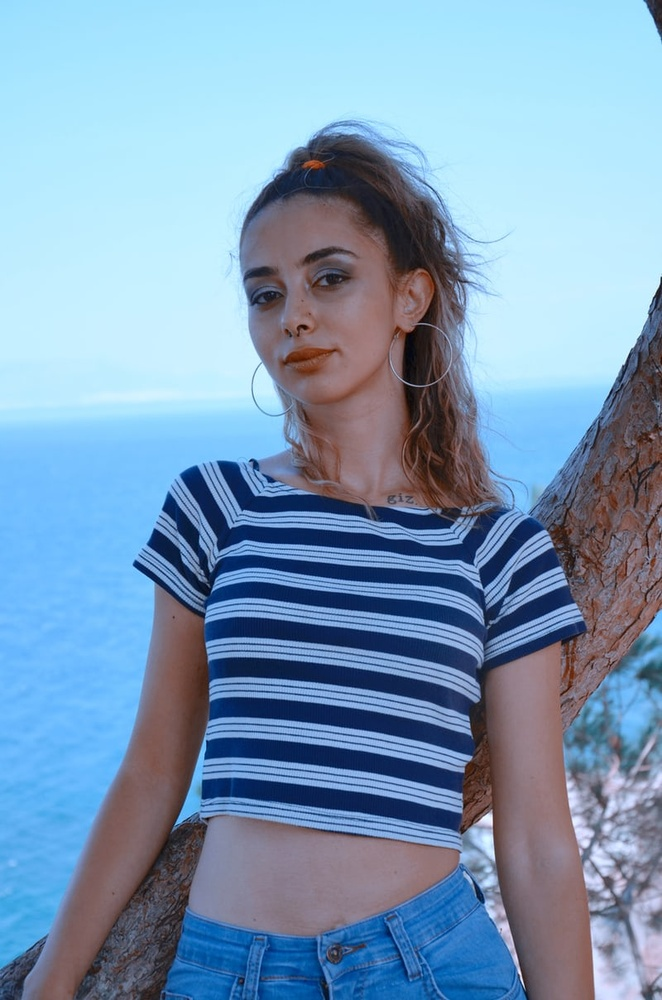
#> input picture Test_data/Test1.jpeg, 662 x 1000 px, shrunk from 800 x 1208 before the run
$ python -i filter.py   (imports and definitions only)
#> lines starting #> are read from the running program, lines starting #| are printed output that depends on the picture
#> further down, picture is the input picture: shape (1000, 662, 3); mean B, G, R 183.6, 154.6, 123.7
import cv2
import numpy as np
import argparse
from scipy.interpolate import UnivariateSpline


#greyscale filter
def greyscale(img):
    greyscale = cv2.cvtColor(img, cv2.COLOR_BGR2GRAY)
    return greyscale


# brightness adjustment
def bright(img, beta_value):
    img_bright = cv2.convertScaleAbs(img, beta=beta_value)
    return img_bright


#sharp effect
# [22 lines left out: functions sharpen, sepia, pencil_sketch_col, not called in this run]


#HDR effect
def HDR(img):
    hdr = cv2.detailEnhance(img, sigma_s=12, sigma_r=0.15)
    return  hdr


# Helper function
def LookupTable(x, y):
  spline = UnivariateSpline(x, y)
  return spline(range(256))


#summer effect
def summer(img):
    increaseLookupTable = LookupTable([0, 64, 128, 256], [0, 80, 160, 256])
    decreaseLookupTable = LookupTable([0, 64, 128, 256], [0, 50, 100, 256])
    blue_channel, green_channel,red_channel  = cv2.split(img)
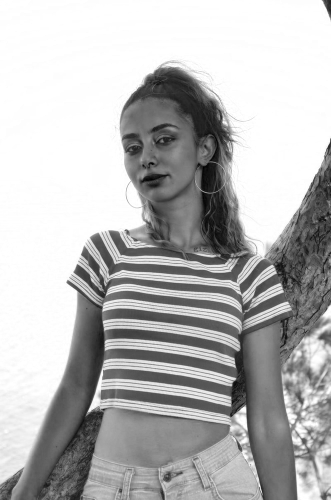
#> blue_channel: shape (1000, 662) (shown at 1/2 size); min 0, max 255, mean 183.6
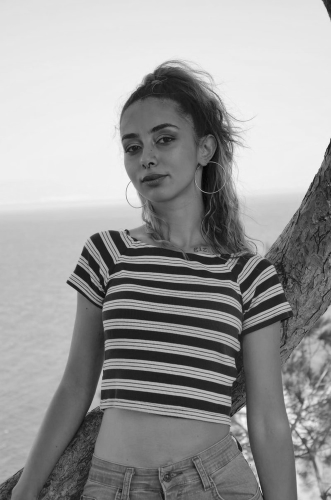
#> green_channel: shape (1000, 662) (shown at 1/2 size); min 0, max 255, mean 154.6
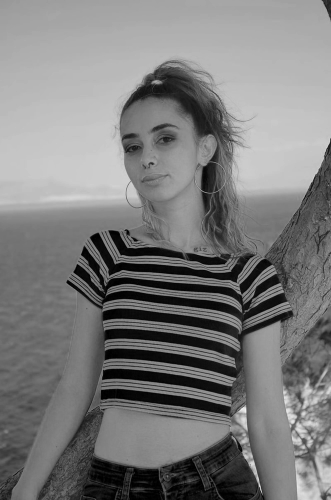
#> red_channel: shape (1000, 662) (shown at 1/2 size); min 0, max 251, mean 123.7
    red_channel = cv2.LUT(red_channel, increaseLookupTable).astype(np.uint8)
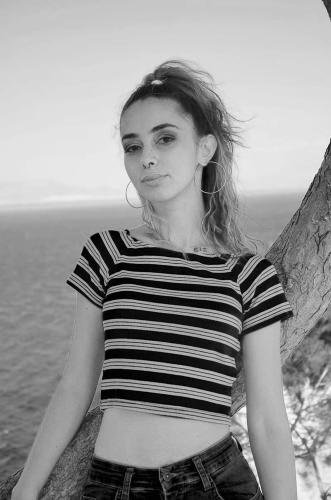
#> red_channel: shape (1000, 662) (shown at 1/2 size); min 0, max 255, mean 149.5
    blue_channel = cv2.LUT(blue_channel, decreaseLookupTable).astype(np.uint8)
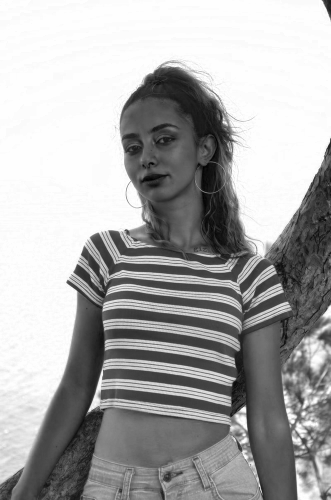
#> blue_channel: shape (1000, 662) (shown at 1/2 size); min 0, max 254, mean 170.2
    sum= cv2.merge((blue_channel, green_channel, red_channel ))
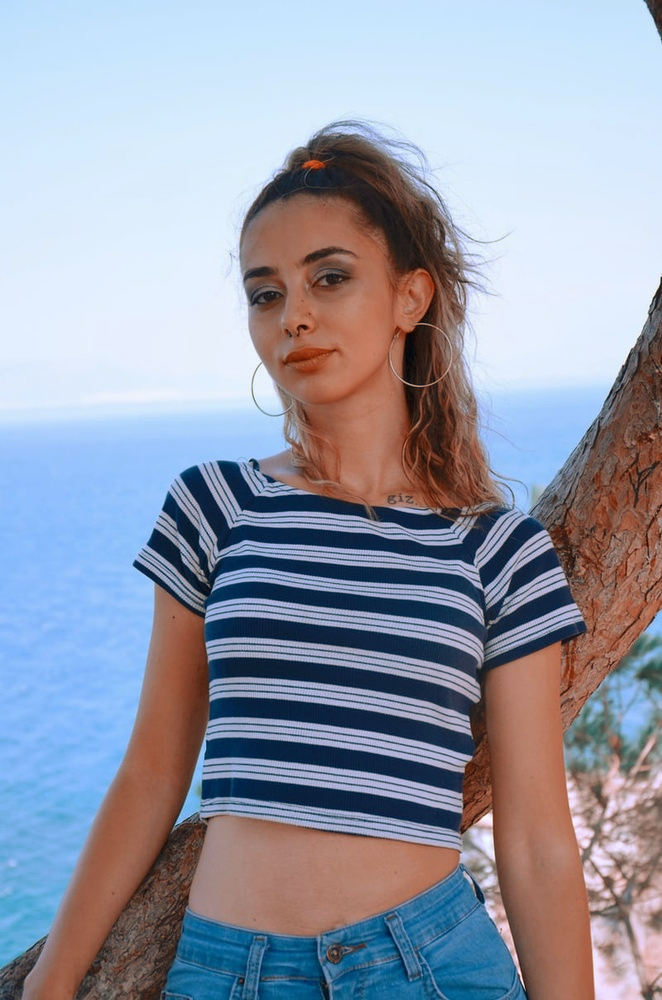
#> sum: shape (1000, 662, 3); mean B, G, R 170.2, 154.6, 149.5
    return sum


#winter effect
# [54 lines left out: functions winter, applyFilter, main, not called in this run]

# [2 lines not run here, left out]

>>> import cv2
>>> picture = cv2.imread('Test_data/Test1.jpeg')
>>> result = summer(picture)

$ run again, on Test_data/Test3.jpg
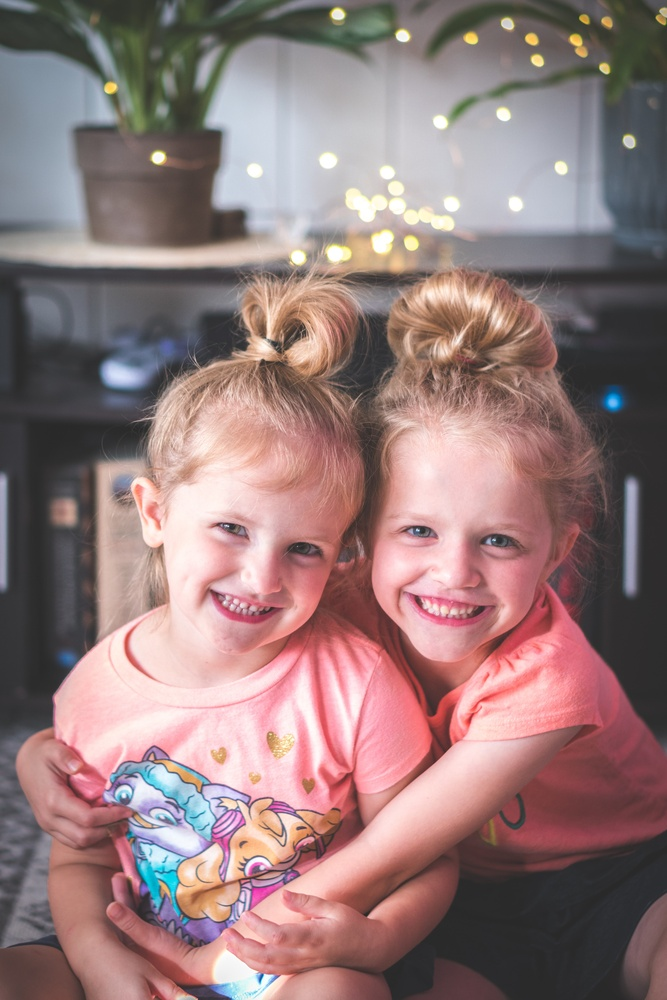
#> input picture Test_data/Test3.jpg, 667 x 1000 px, shrunk from 3761 x 5641 before the run
#> picture is the input picture: shape (1000, 667, 3); mean B, G, R 122.3, 122.6, 148.3
#> in summer, `blue_channel = cv2.LUT(blue_channel, decreaseLookupTable).astype(np.ui..`:
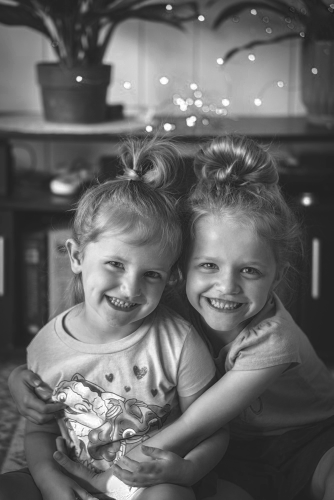
#> blue_channel: shape (1000, 667) (shown at 1/2 size); min 19, max 254, mean 100.8
#> in summer, `sum= cv2.merge((blue_channel, green_channel, red_channel ))`:
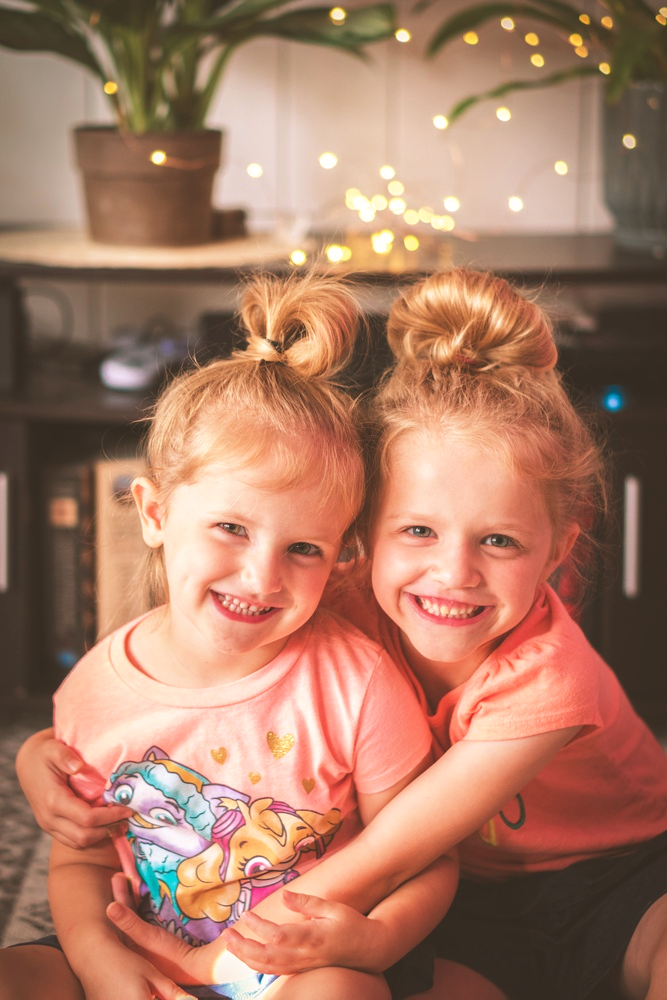
#> sum: shape (1000, 667, 3); mean B, G, R 100.8, 122.6, 169.5

$ run again, on Test_data/Test4.jpg
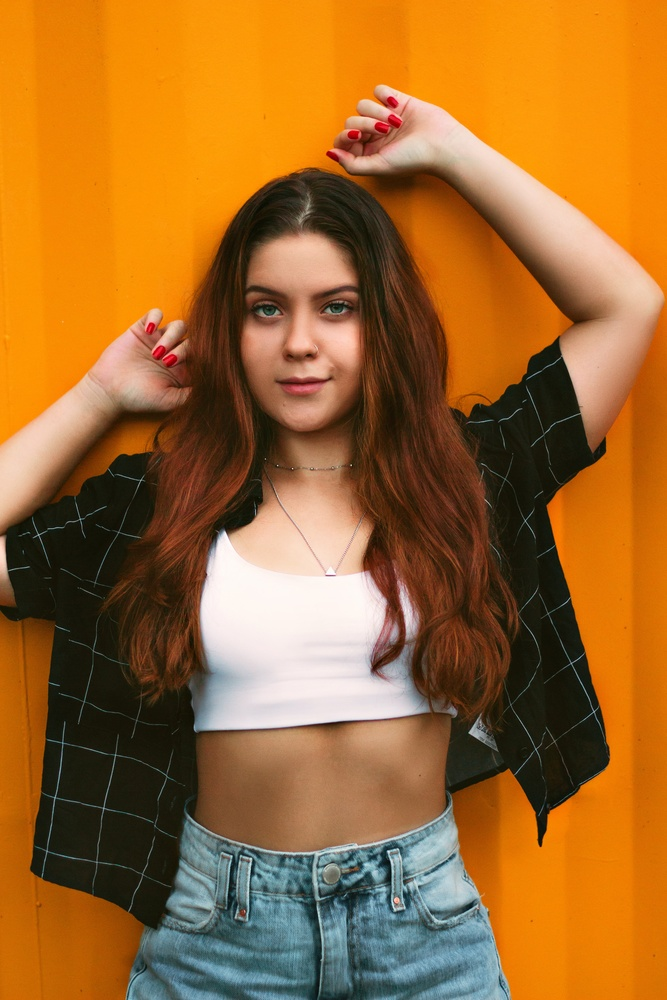
#> input picture Test_data/Test4.jpg, 667 x 1000 px, shrunk from 3456 x 5184 before the run
#> picture is the input picture: shape (1000, 667, 3); mean B, G, R 45.1, 105.2, 159.3
#> in summer, `blue_channel = cv2.LUT(blue_channel, decreaseLookupTable).astype(np.ui..`:
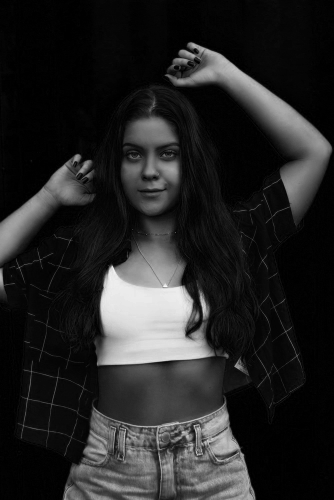
#> blue_channel: shape (1000, 667) (shown at 1/2 size); min 0, max 254, mean 37.2
#> in summer, `sum= cv2.merge((blue_channel, green_channel, red_channel ))`:
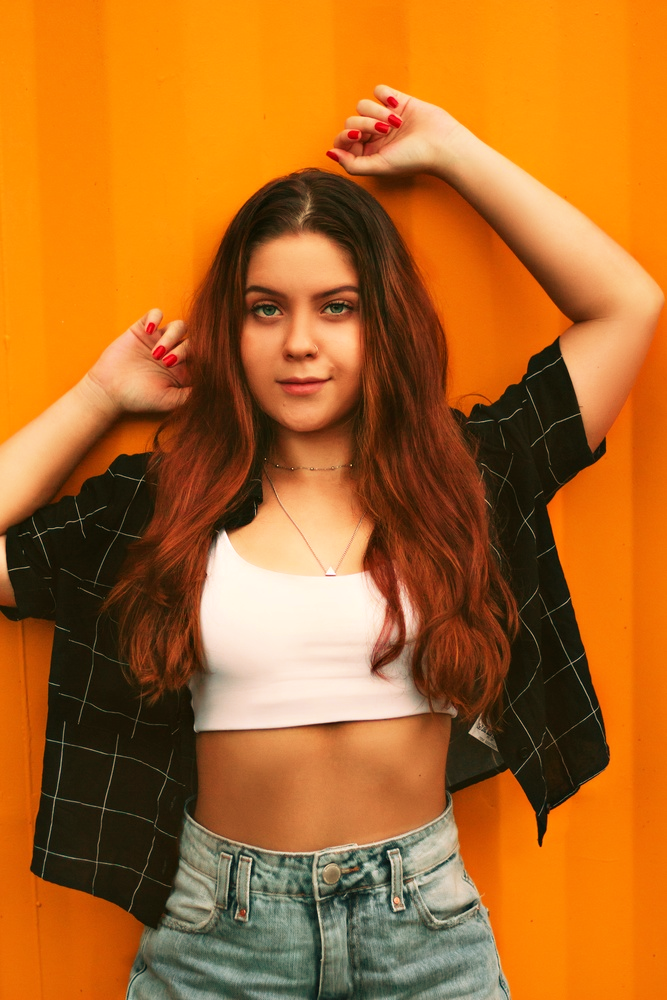
#> sum: shape (1000, 667, 3); mean B, G, R 37.2, 105.2, 175.2
